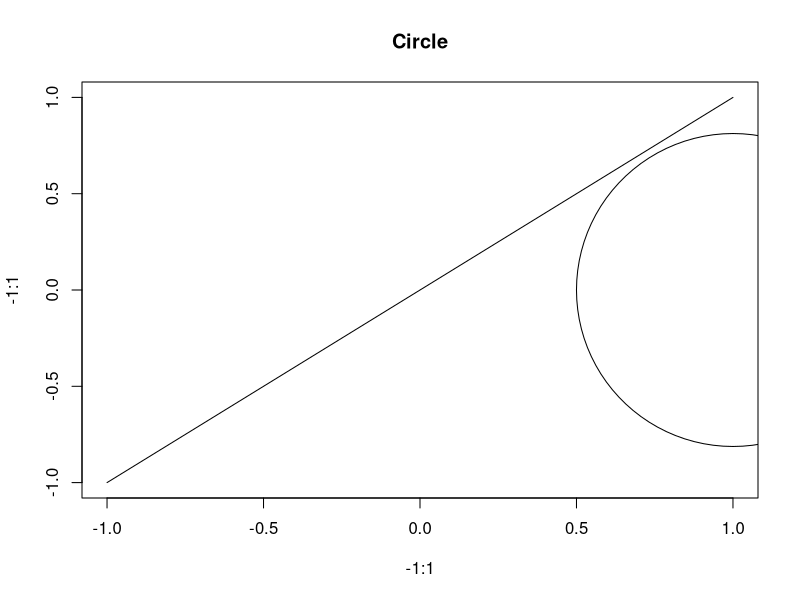
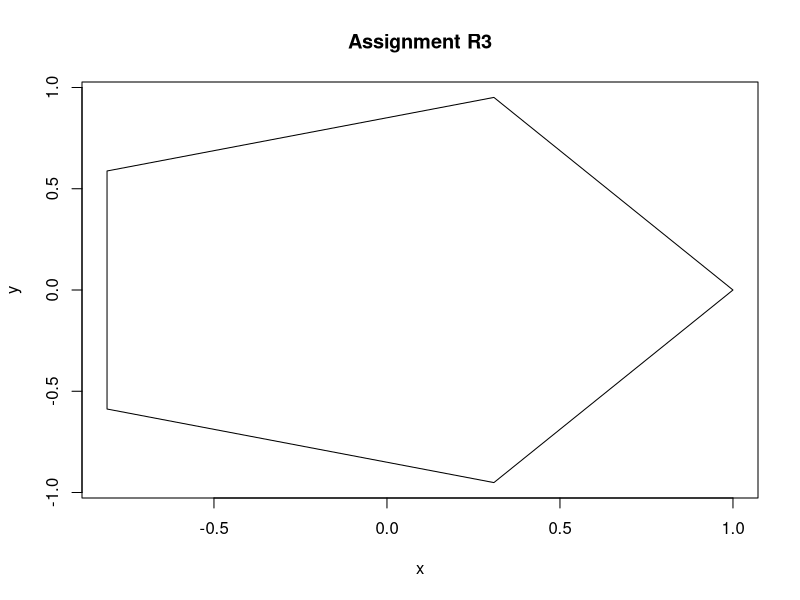

R code for these plots, in order:
# task Draw a unit circle centered at (0,0) in the following way
# 1. Let 0 = 2pi/5
# 2. start from (1,0). sweeping the circle in the counter clockwisedirection, plot a point on the circle at increments of 0. (connect the consecutive points with a line)
# 3. Add a title to the plot
# 4 do dstep 1,2 & 3 again but change divisor from step 1 from 5 to 50 and then 500
# plot(,,type = "l",...)
# cos()
# sin()
# rep()
#plot(1:5,seq(1,10,length=5),type="l",xlab="",ylab="",main="Test draw.circle")
rm(list=ls())
require(plotrix)
plot(-1:1,-1:1,type = "l",main = "Circle")
draw.circle(1,0,.5,nv=100,border=NULL,col=NA,lty=1,lwd=1)

#teacher solution

rm(list = ls())
count = 5
phi = 2*pi/count
#allocate memory
x = rep(0,count + 1)
y = rep(0,count + 1)
#inital point
x[1] = 1
y[1] = 0

for (index in 1:5){
  x[index+1] = cos(index * phi)
  y[index + 1] = sin(index * phi)
}

plot(x,y,type = "l",main = "Assignment R3")
